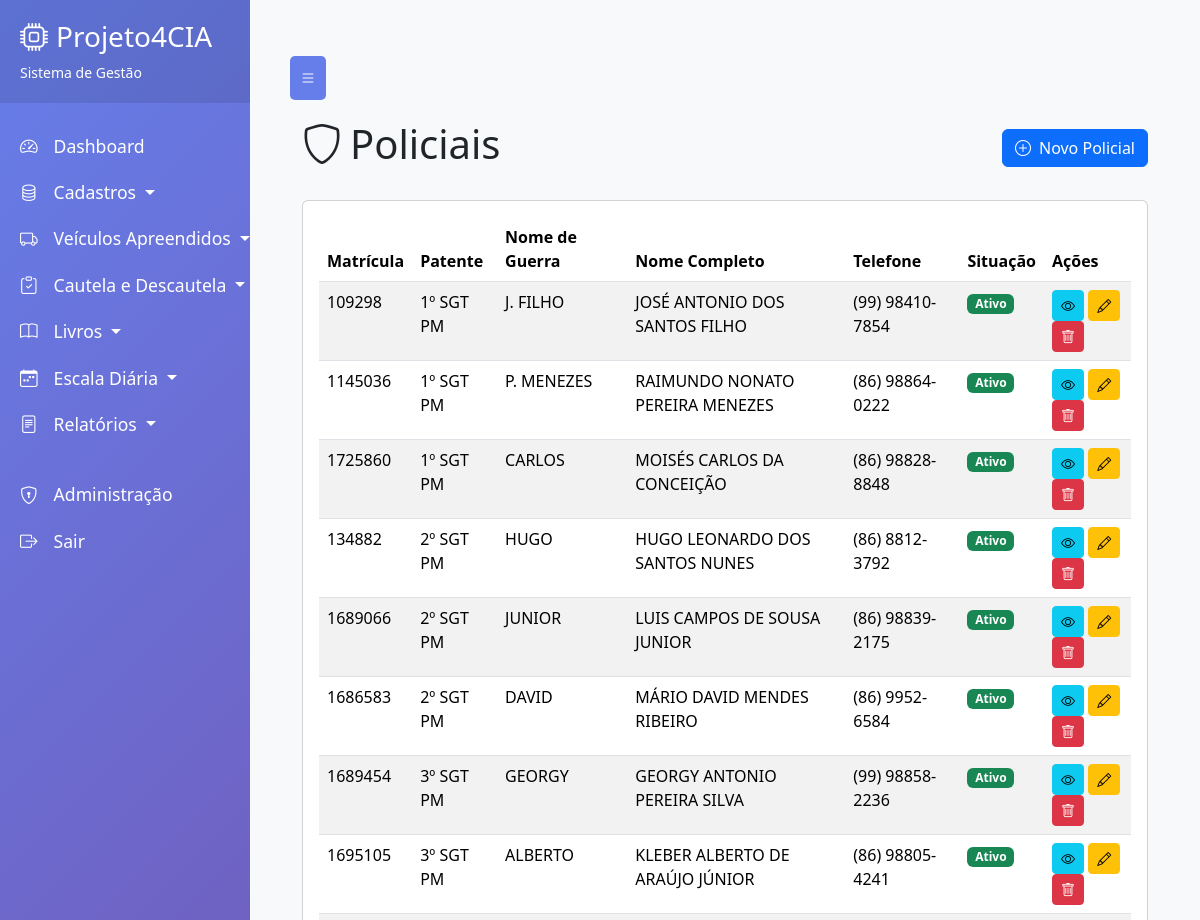
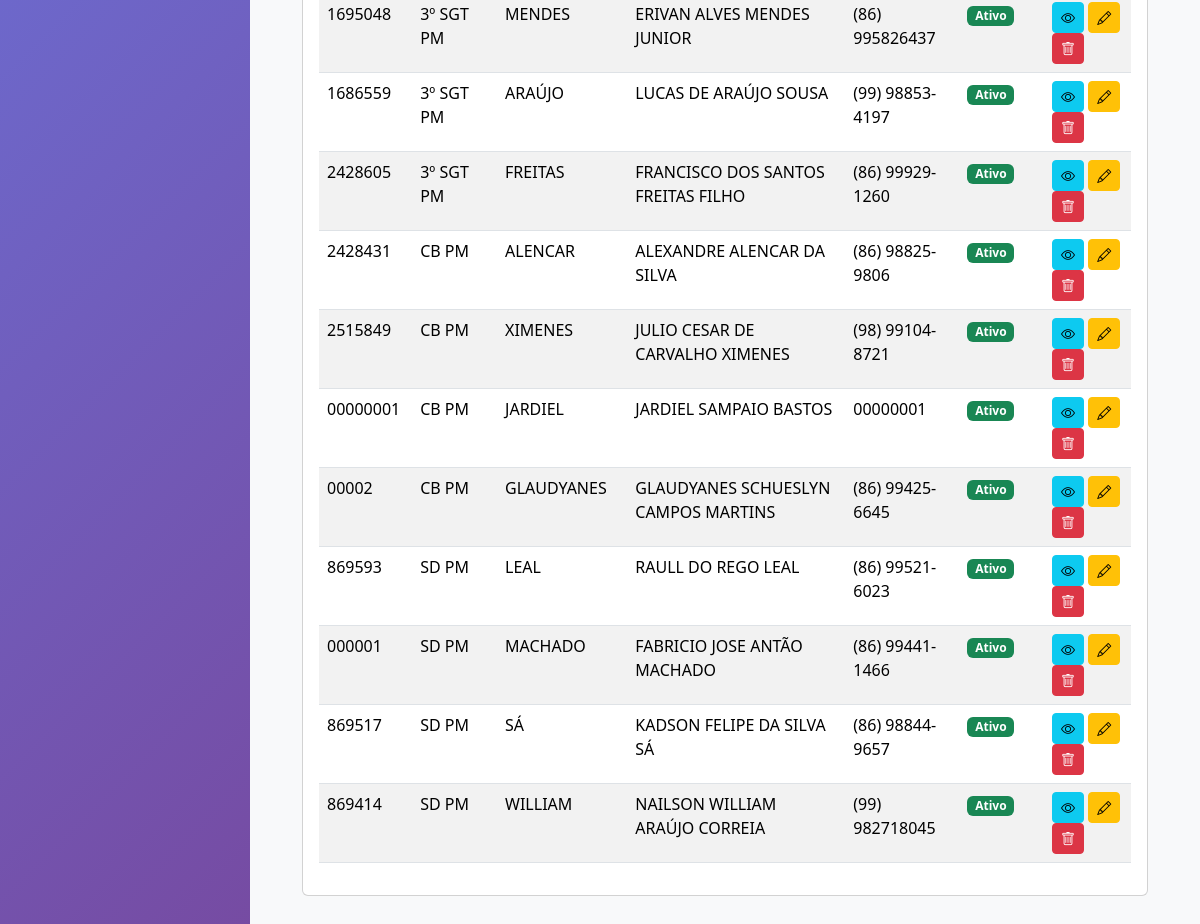
The page /cadastros/policiais/ on the database its author committed (2 pictures, top to bottom).
### aplicacoes/cadastros/cadastro_policiais/models.py (models this page shows, shortened)
class Policial(models.Model):
    PATENTE_CHOICES = [
        ('SD PM', 'SD PM'),
        ('CB PM', 'CB PM'),
        ('3º SGT PM', '3º SGT PM'),
        ('2º SGT PM', '2º SGT PM'),
        ('1º SGT PM', '1º SGT PM'),
        ('ST PM', 'ST PM'),
        ('2º TEN QOPM', '2º TEN QOPM'),
        ('1º TEN QOPM', '1º TEN QOPM'),
        ('CAP QOPM', 'CAP QOPM'),
        ('MAJ QOPM', 'MAJ QOPM'),
        ('TC QOPM', 'TC QOPM'),
        ('CEL', 'CEL'),
    ]
    PATENTE_ORDER = {
        'SD PM': 1,
        'CB PM': 2,
        '3º SGT PM': 3,
        '2º SGT PM': 4,
        '1º SGT PM': 5,
        'ST PM': 6,
        '2º TEN QOPM': 7,
        '1º TEN QOPM': 8,
        'CAP QOPM': 9,
        'MAJ QOPM': 10,
        'TC QOPM': 11,
        'CEL': 12,
    }
    user = models.OneToOneField(User, on_delete=models.CASCADE, related_name='policial')
    nome_completo = models.CharField('Nome Completo', max_length=200)
    data_de_nascimento = models.DateField('Data de Nascimento', null=True, blank=True, help_text='Data de nascimento')
    nome_guerra = models.CharField('Nome de Guerra', max_length=50)
    patente = models.CharField('Patente', max_length=20, choices=PATENTE_CHOICES)
    data_promocao = models.DateField('Data da Promoção', null=True, blank=True, help_text='Data da última promoção')
    barra = models.IntegerField('Ano de Entrada', null=True, blank=True)
    numero_barra = models.CharField('Número da Barra', max_length=20, blank=True)
    matricula = models.CharField('Matrícula', max_length=20, unique=True)
    cpf = models.CharField('CPF', max_length=14, unique=True)
    telefone = models.CharField('Telefone', max_length=20)
    ativo = models.BooleanField('Ativo?', default=True)
    observacoes = models.TextField('Observações', blank=True)
    assinatura = models.ImageField(
        'Assinatura',
        upload_to='assinaturas/policiais/',
        blank=True,
        null=True,
        help_text='Upload da imagem da assinatura do policial (formato PNG)'
    )
    ordem_patente = models.IntegerField(
        'Ordem da Patente',
        editable=False,
        db_index=True,
        default=0,
        help_text='Campo automático para ordenação hierárquica das patentes'
    )
    criado_em = models.DateTimeField('Criado em', auto_now_add=True)
    atualizado_em = models.DateTimeField('Atualizado em', auto_now=True)
    class Meta:
        verbose_name = 'Policial'
        verbose_name_plural = 'Policiais'
        ordering = ['-ordem_patente','data_promocao', 'barra', 'numero_barra' ]

### aplicacoes/cadastros/cadastro_policiais/views.py (the view)
# urls.py: path('', views.PolicialListView.as_view(), name='policial_list'),
class PolicialListView(ListView):
    model = Policial
    template_name = 'cadastro_policiais/policial_list.html'
    context_object_name = 'policiais'
    paginate_by = 20

### aplicacoes/cadastros/cadastro_policiais/templates/cadastro_policiais/policial_list.html (shortened to what this page needs)
{% extends 'base.html' %}
{% block content %}
<div class="container-fluid">
    <div class="d-flex justify-content-between align-items-center mb-4">
        <h1><i class="bi bi-shield me-2"></i>Policiais</h1>
        <a href="{% url 'cadastro_policiais:policial_create' %}" class="btn btn-primary">
            <i class="bi bi-plus-circle me-2"></i>Novo Policial
        </a>
    </div>
    <div class="card">
        <div class="card-body">
            <div class="table-responsive">
                <table class="table table-striped table-hover">
                    <thead>
                        <tr>
                            <th>Matrícula</th>
                            <th>Patente</th>
                            <th>Nome de Guerra</th>
                            <th>Nome Completo</th>
                            <th>Telefone</th>
                            <th>Situação</th>
                            <th>Ações</th>
                        </tr>
                    </thead>
                    <tbody>
                        {% for policial in policiais %}
                        <tr>
                            <td>{{ policial.matricula }}</td>
                            <td>{{ policial.get_patente_display }}</td>
                            <td>{{ policial.nome_guerra }}</td>
                            <td>{{ policial.nome_completo }}</td>
                            <td>{{ policial.telefone }}</td>
                            <td>
                                {% if policial.ativo %}
                                    <span class="badge bg-success">Ativo</span>
                                {% else %}
                                    <span class="badge bg-danger">Inativo</span>
                                {% endif %}
                            </td>
                            <td>
                                <a href="{% url 'cadastro_policiais:policial_detail' policial.pk %}"
                                   class="btn btn-sm btn-info" title="Detalhes">
                                    <i class="bi bi-eye"></i>
                                </a>
                                <a href="{% url 'cadastro_policiais:policial_update' policial.pk %}"
                                   class="btn btn-sm btn-warning" title="Editar">
                                    <i class="bi bi-pencil"></i>
                                </a>
                                <a href="{% url 'cadastro_policiais:policial_delete' policial.pk %}"
                                   class="btn btn-sm btn-danger" title="Excluir">
                                    <i class="bi bi-trash"></i>
                                </a>
                            </td>
                        </tr>
                        {% endfor %}
                    </tbody>
                </table>
            </div>
        </div>
    </div>
</div>
{% endblock %}

### base/templates/base.html (style rules this page uses)
body { background: #f8f9fa; }

### rows shown on the page
Policial: matricula "109298", patente "1º SGT PM", nome_guerra "J. FILHO", nome_completo "JOSÉ ANTONIO DOS SANTOS FILHO", telefone "(99) 98410-7854", ativo "Ativo"
Policial: matricula "1145036", patente "1º SGT PM", nome_guerra "P. MENEZES", nome_completo "RAIMUNDO NONATO PEREIRA MENEZES", telefone "(86) 98864-0222", ativo "Ativo"
Policial: matricula "1725860", patente "1º SGT PM", nome_guerra "CARLOS", nome_completo "MOISÉS CARLOS DA CONCEIÇÃO", telefone "(86) 98828-8848", ativo "Ativo"
Policial: matricula "134882", patente "2º SGT PM", nome_guerra "HUGO", nome_completo "HUGO LEONARDO DOS SANTOS NUNES", telefone "(86) 8812-3792", ativo "Ativo"
Policial: matricula "1689066", patente "2º SGT PM", nome_guerra "JUNIOR", nome_completo "LUIS CAMPOS DE SOUSA JUNIOR", telefone "(86) 98839-2175", ativo "Ativo"
Policial: matricula "1686583", patente "2º SGT PM", nome_guerra "DAVID", nome_completo "MÁRIO DAVID MENDES RIBEIRO", telefone "(86) 9952-6584", ativo "Ativo"
Policial: matricula "1689454", patente "3º SGT PM", nome_guerra "GEORGY", nome_completo "GEORGY ANTONIO PEREIRA SILVA", telefone "(99) 98858-2236", ativo "Ativo"
Policial: matricula "1695105", patente "3º SGT PM", nome_guerra "ALBERTO", nome_completo "KLEBER ALBERTO DE ARAÚJO JÚNIOR", telefone "(86) 98805-4241", ativo "Ativo"
Policial: matricula "1695048", patente "3º SGT PM", nome_guerra "MENDES", nome_completo "ERIVAN ALVES MENDES JUNIOR", telefone "(86) 995826437", ativo "Ativo"
Policial: matricula "1686559", patente "3º SGT PM", nome_guerra "ARAÚJO", nome_completo "LUCAS DE ARAÚJO SOUSA", telefone "(99) 98853-4197", ativo "Ativo"
Policial: matricula "2428605", patente "3º SGT PM", nome_guerra "FREITAS", nome_completo "FRANCISCO DOS SANTOS FREITAS FILHO", telefone "(86) 99929-1260", ativo "Ativo"
Policial: matricula "2428431", patente "CB PM", nome_guerra "ALENCAR", nome_completo "ALEXANDRE ALENCAR DA SILVA", telefone "(86) 98825-9806", ativo "Ativo"
Policial: matricula "2515849", patente "CB PM", nome_guerra "XIMENES", nome_completo "JULIO CESAR DE CARVALHO XIMENES", telefone "(98) 99104-8721", ativo "Ativo"
Policial: matricula "00000001", patente "CB PM", nome_guerra "JARDIEL", nome_completo "JARDIEL SAMPAIO BASTOS", telefone "00000001", ativo "Ativo"
Policial: matricula "00002", patente "CB PM", nome_guerra "GLAUDYANES", nome_completo "GLAUDYANES SCHUESLYN CAMPOS MARTINS", telefone "(86) 99425-6645", ativo "Ativo"
Policial: matricula "869593", patente "SD PM", nome_guerra "LEAL", nome_completo "RAULL DO REGO LEAL", telefone "(86) 99521-6023", ativo "Ativo"
Policial: matricula "000001", patente "SD PM", nome_guerra "MACHADO", nome_completo "FABRICIO JOSE ANTÃO MACHADO", telefone "(86) 99441-1466", ativo "Ativo"
Policial: matricula "869517", patente "SD PM", nome_guerra "SÁ", nome_completo "KADSON FELIPE DA SILVA SÁ", telefone "(86) 98844-9657", ativo "Ativo"
Policial: matricula "869414", patente "SD PM", nome_guerra "WILLIAM", nome_completo "NAILSON WILLIAM ARAÚJO CORREIA", telefone "(99) 982718045", ativo "Ativo"
